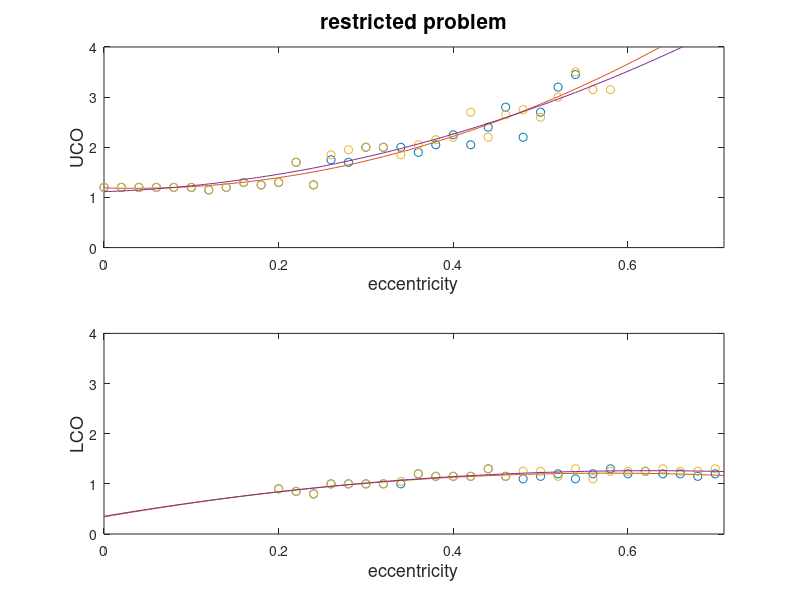

MATLAB code to generate this figure:
function plot_UCOLCO_count()

close all;

re = load('counter_mr1_re_upto0.7_e8_pi_1.mat');
unre = load('counter_mr1_unre_upto0.7_e8_pi_1.mat');

eccen_re_UCO = re.eccen_UCO;
eccen_re_LCO = re.eccen_LCO
eccen_unre_UCO = abs(unre.eccen_UCO);
eccen_unre_LCO = abs(unre.eccen_LCO);

x_re = 0:0.005:0.71;
x_unre = 0:0.005:0.71;

puco_re = polyfit(eccen_re_UCO,re.UCO_val,2)
plco_re = polyfit(eccen_re_LCO,re.LCO_val,2)

puco_unre=polyfit(eccen_unre_UCO,unre.UCO_val,2)
plco_unre=polyfit(eccen_unre_LCO,unre.LCO_val,2)

plotpuco_re = polyval(puco_re,x_re);
plotplco_re = polyval(plco_re,x_re);

plotpuco_unre = polyval(puco_unre,x_unre);
plotplco_unre = polyval(plco_unre,x_unre);

figure(1)
    ax=subplot(2,1,1);
    plot(eccen_re_UCO,re.UCO_val,'o');hold on;
    plot(x_re,plotpuco_re);
    plot(eccen_unre_UCO,unre.UCO_val,'o');
    plot(x_unre,plotpuco_unre);
    axis([0 0.71 0 4])
    xlabel('eccentricity','fontsize',13)
    ylabel('UCO','fontsize',13)
    title('restricted problem','fontsize',15)
    
    bx = subplot(2,1,2);
    plot(eccen_re_LCO,re.LCO_val,'o');hold on;
    plot(x_re,plotplco_re)
    plot(eccen_unre_LCO,unre.LCO_val,'o');hold on;
    plot(x_unre,plotplco_unre);
    xlabel('eccentricity','fontsize',13)
    ylabel('LCO','fontsize',13)
    axis([0 0.71 0 4])
end

